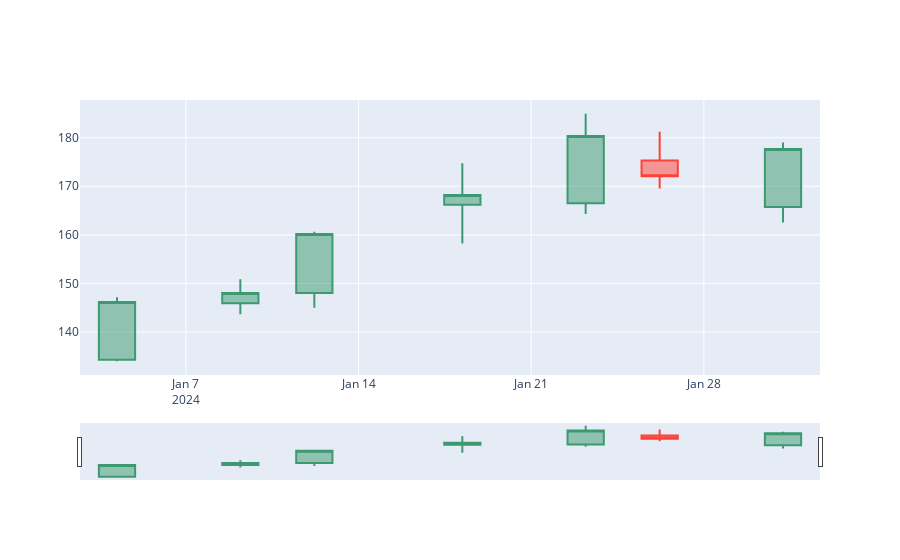

The cell this chart's notebook holds for it:
### Code cell
pdf = df_explicit.to_pandas()
import plotly.graph_objects as go
symbol = 'AMD'
close = pdf.loc[pdf['symbol'] == symbol]['close']
min = pdf.loc[pdf['symbol'] == symbol]['low']
max = pdf.loc[pdf['symbol'] == symbol]['high']
open = pdf.loc[pdf['symbol'] == symbol]['open']
fig = go.Figure()
fig.add_trace(go.Candlestick(x=pdf.loc[pdf['symbol'] == symbol]['ts'],
                             open=open,
                             high=max,
                             low=min,
                             close=close))  
fig.show()

### Figure 1 — Plotly figure (JSON) as saved in the notebook; plotly's stock layout.template omitted (floating-point values rounded to 4 significant figures)
{"data": [{"close": [146.2, 148.0, 160.2, 168.2, 180.3, 172.1, 177.7], "high": [147.2, 150.9, 160.6, 174.7, 184.9, 181.2, 179.0], "low": [134.0, 143.7, 145.0, 158.2, 164.3, 169.5, 162.6], "open": [134.3, 145.9, 148.0, 166.2, 166.5, 175.3, 165.7], "type": "candlestick", "x": ["2024-01-04T05:00:00.000000", "2024-01-09T05:00:00.000000", "2024-01-12T05:00:00.000000", "2024-01-18T05:00:00.000000", "2024-01-23T05:00:00.000000", "2024-01-26T05:00:00.000000", "2024-01-31T05:00:00.000000"]}], "layout": {}}
